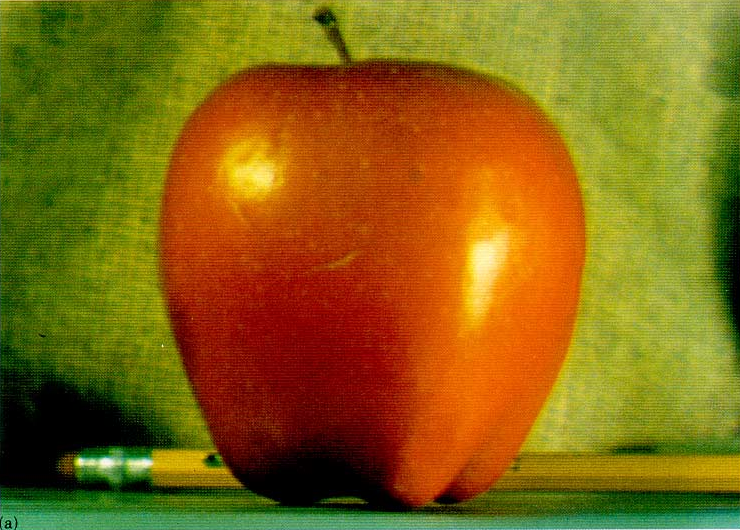
#> input picture Assignment2_images/burt_apple.png, 740 x 530 px, found by its file name
$ jupyter execute Assignment_2.ipynb   (shell and % lines are left out)
#> lines starting #> are read from the running program, lines starting #| are printed output that depends on the picture
<a href="https://colab.research.google.com/github/StevenHolmberg/CSE5683/blob/main/Assignment_2.ipynb" target="_parent"></a>

# Working with videos and images Part 2

### The linear blending operator

The blending between two images can be achieved by the following linear combination:

$$
\begin{align}
	C= \left(1-\alpha\right) I_1 + \alpha I_2,
\end{align}
$$

where $\alpha \in \left[0,1\right]$. For example, for $\alpha=0.5$, the combined image $C$ is a equal mixture of the pixel intensities (or colors) in $I_1$ and $I_2$. As the value of $\alpha$ varies between 0 to 1, the mixture proportions change resulting in a temporal cross-dissolve sequence of images.

We can also use the linear blending operator for combining images weighted by alpha mattes. In this case, the $\alpha$ parameter becomes a map of the same dimension of the dimension of the input images.

The alpha matte map is a scalar map. Each value will be used as a weight of a pixel in  weighted-average of the two images. As a result, the multiplication of the alpha matte by the images needs to be an element-wise multiplication instead of a matrix multiplication. Figure 2 illustrate the blending of images B and F to produce image C.

**Figure 1**: Blending equation shown in matrices (Figure from Szeliski's Book: http://szeliski.org/Book/).

### Sigmoid function as an alpha matte

Sometimes we create the alpha matte synthetically by using functions. For example, the alpha matte in the figure below defines a vertical blending boundary:

**Figure 2**: Alpha mattes with wide feathering (Figure from: https://cs.brown.edu/courses/csci1290/labs/lab_compositing/index.html).

This map created by calculating a sigmoid function over a rectangular grid of the same dimensions of the images to be blended. The canonical equation of the sigmoid function is given by:

$$
\begin{align}
	s\left(x,y\right)= \frac{1}{1+e^{-x}}.
	%\label{sigmoid}
\end{align}
$$

In this canonical form (i.e., the simplest form), the function's inflexion point is at $x=0$. We need to extend the equation to account for a translation to any column in the image matrix and also to smooth the slope a bit so the inflexion transition is less abrupt.

### Sigmoid function with scaling and translation

In the case of the alpha matte in Figure 2, we want to use a form of the sigmoid function that allows for translation and scaling (of the slope). In this way, we can translate the function to the point that we want the blending to take place. With the scaling parameter, we can change the slope of the sigmoid for a smooth transition. This variation of the sigmoid is given by:

$$
\begin{align}
	s\left(x,y\right)= \frac{1}{1+e^{-\gamma \left(x-\epsilon\right)}},
	\label{sigmoidext}
\end{align}
$$

where $\gamma$ is the scale factor controling the slope of the transition region and $\epsilon$ is the translation parameter.

### Task 5: Using linear blending

Apply linear blending to blend the images of the apple and orange (or any other images you choose). You can find images and description of the method here: https://cs.brown.edu/courses/csci1290/labs/lab_compositing/index.html

[cell 1]

import cv2
from matplotlib import pyplot as plt
import numpy as np
from skimage import io
import os
import wget
import glob
from matplotlib import cm

[cell 2]
if not len(glob.glob('./*.png')):
  print('Downloading test data')
  wget.download('https://cs.fit.edu/~eribeiro/teaching/cse5683_new/assignments/workingwithimages/testdata/burt_apple.png')
  wget.download('https://cs.fit.edu/~eribeiro/teaching/cse5683_new/assignments/workingwithimages/testdata/burt_orange.png')

[cell 3]
apple = cv2.cvtColor(cv2.imread("./burt_apple.png"), cv2.COLOR_BGR2RGB)
orange = cv2.cvtColor(cv2.imread("./burt_orange.png"), cv2.COLOR_BGR2RGB)
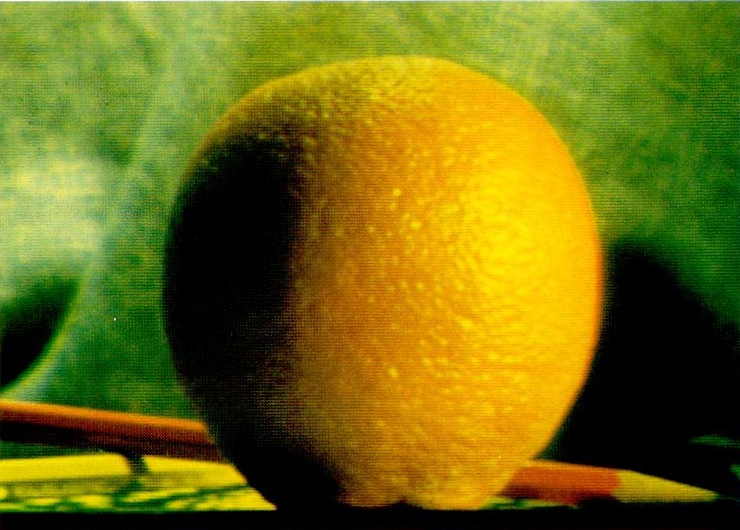
#> input picture Assignment2_images/burt_orange.png, 740 x 530 px, found by its file name

fig, (ax1, ax2) = plt.subplots(1, 2, figsize=(10, 5))
ax1.imshow(apple)
ax2.imshow(orange)
plt.show()
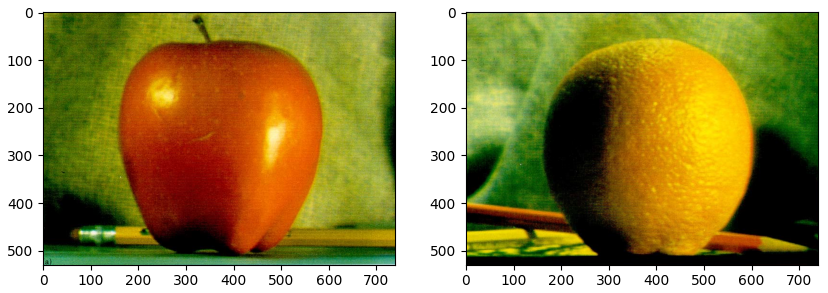
#> figure drawn by matplotlib, 2 panels

[cell 4]
# Getting image dimensions. They are needed for for creating the alpha matte amp.
height, width, nchannels = apple.shape
#> height = 530; width = 740; nchannels = 3

print("Height: ", height)
#| Height:  530
print("Width: ", width)
#| Width:  740
print("Color: ", nchannels)
#| Color:  3

[cell 5]
def sigmoid_funct(x,y,gamma,epsilon):

    sigExp = gamma * (x - epsilon)
    s = 1 / (1 + np.e ** (-sigExp) )

    return s

[cell 6]
X = np.arange(0,width)
#> X = 740 values from 0 to 739
Y = np.arange(0,height)
#> Y = 530 values from 0 to 529
x, y = np.meshgrid( X, Y)

[cell 7]
gamma = .1         # slope
epsilon = width/2  # translation
#> epsilon = 370
s1 = sigmoid_funct(X,y, 0.100, width/2)   # Domain is X, just the 1-D version of the function
#> s1 = 740 values from 8.53e-17 to 1
s2 = sigmoid_funct(X,y, 0.015, width/2)   # Domain is X, just the 1-D version of the function
#> s2 = 740 values from 0.00387 to 0.996
s3 = sigmoid_funct(X,y, 0.010, width/2)   # Domain is X, just the 1-D version of the function

[cell 8]
plt.plot(s1, color='r', label='$\gamma =  0.1, \epsilon = 370$')
plt.plot(s2, color='g', label='$\gamma =  0.015, \epsilon = 370$')
plt.plot(s3, color='b', label='$\gamma =  0.01, \epsilon = 370$')
plt.title('Sigmoid function')
plt.xlabel("x")
plt.ylabel("s")
plt.legend()
plt.show()
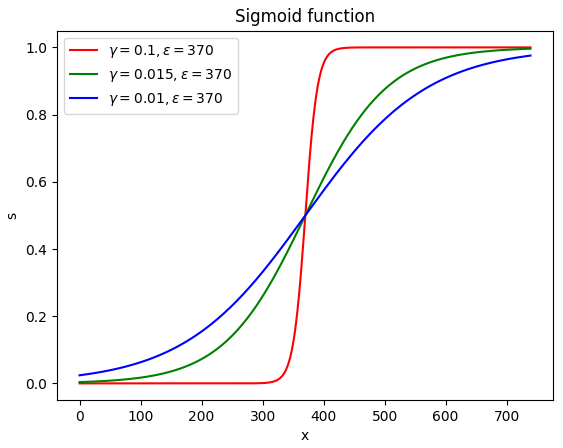
#> figure drawn by matplotlib, 1 panel; curve peaks at x = 738, y = 1; curve peaks at x = 739, y = 0.996; curve peaks at x = 739, y = 0.976

[cell 9]
matte_1 = sigmoid_funct(x,y, 0.100, width/2)
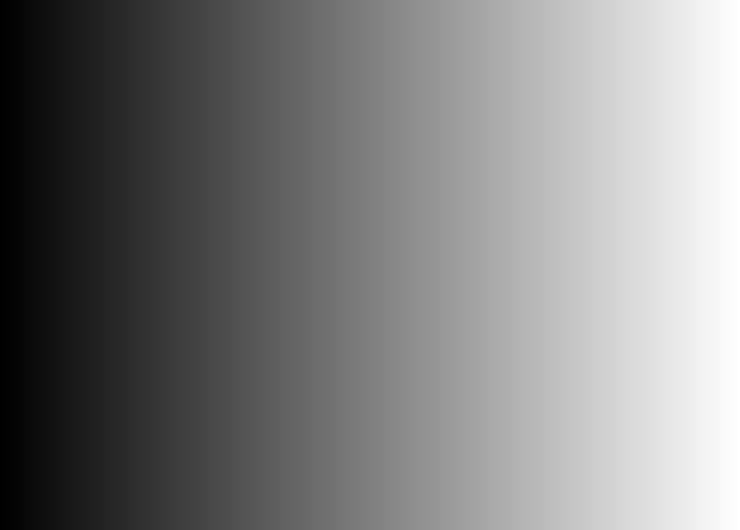
#> x: shape (530, 740) int64; min 0, max 739, mean 369.5; drawn with min black and max white

alpha = np.stack((matte_1,matte_1,matte_1), axis=2)

print(np.shape(alpha))
#| (530, 740, 3)

#plt.imshow(matte_1,cmap='gray')
#plt.show()

[cell 10]
import matplotlib.pyplot as pyplt
import numpy as np
from matplotlib import cm

fig, ax = pyplt.subplots(subplot_kw={"projection": "3d"})


# Plot the surface.
surf = ax.plot_surface(x, y, matte_1, cmap=cm.jet,
                       linewidth=0, antialiased=False)

# Customize the z axis.
ax.set_zlim(-1.01, 1.01)
ax.set_xlabel('x')
ax.set_ylabel('y')
ax.set_zlabel('z')
ax.view_init(elev=20., azim=-120, roll=0)
ax.set_title('2-D Sigmoid function (Alpha Matte)')

pyplt.show()
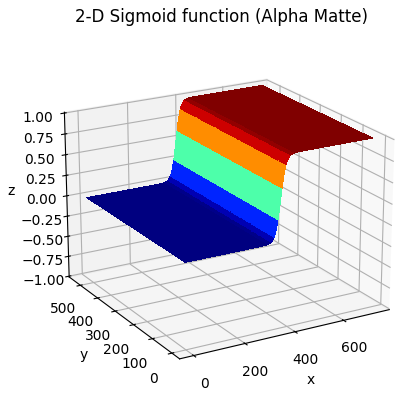
#> figure drawn by matplotlib, 1 panel

[cell 11]
def blendtwoimages(im1, im2, alpha):
    # TODO
    # Alpha map equation

    blended_img = im1 * (1 - alpha) + im2 * (alpha)
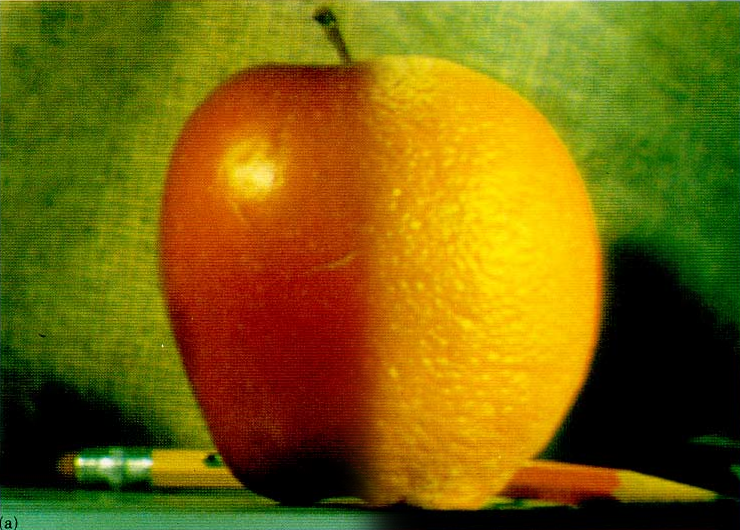
#> blended_img: shape (530, 740, 3) float64; mean R, G, B 121, 100.3, 9.7

    return blended_img    # blended image matrix (float64)

[cell 12]
blended_img = blendtwoimages(apple, orange, alpha)

blended_img = blended_img.astype(np.int32)
plt.imshow(blended_img)

plt.show()

[cell 13]
def sigmoid_funct_2(x, y, gamma, theta):
    # Convert angle to radians
    theta = np.deg2rad(theta)

    # Rotation matrix for rotating coordinates by theta
    R = np.array([[np.cos(theta), -np.sin(theta)],
                  [np.sin(theta),  np.cos(theta)]])

    # Center coordinates around the image center, not the diagonal
    x_centered = x - width / 2
    y_centered = y - height / 2

    # Apply rotation matrix to coordinates (x, y)
    coords = np.stack((x_centered, y_centered), axis=-1)
    rotated_coords = coords @ R.T

    # Get rotated x-coordinate (important for blending direction)
    x_rot = rotated_coords[:, :, 0]

    # Apply sigmoid function to the rotated x coordinates
    sigExp_X = gamma * x_rot

    # Sigmoid function for smooth transition
    s = 1 / (1 + np.exp(-sigExp_X))

    return s

[cell 14]
# Getting image dimensions. They are needed for for creating the alpha matte amp.
height, width, nchannels = apple.shape

X = np.arange(0,width)
Y = np.arange(0,height)
x, y = np.meshgrid( X, Y)

theta = 45
matte_1 = sigmoid_funct_2(x,y, 0.100, theta)

alpha = np.stack((matte_1,matte_1,matte_1), axis=2)

import matplotlib.pyplot as pyplt

fig, ax = pyplt.subplots(subplot_kw={"projection": "3d"})


# Plot the surface.
surf = ax.plot_surface(x, y, matte_1, cmap=cm.jet,
                       linewidth=0, antialiased=False)

# Customize the z axis.
ax.set_zlim(-1.01, 1.01)
ax.set_xlabel('x')
ax.set_ylabel('y')
ax.set_zlabel('z')
ax.view_init(elev=20., azim=-120, roll=0)
ax.set_title('2-D Sigmoid function (Alpha Matte)')

pyplt.show()
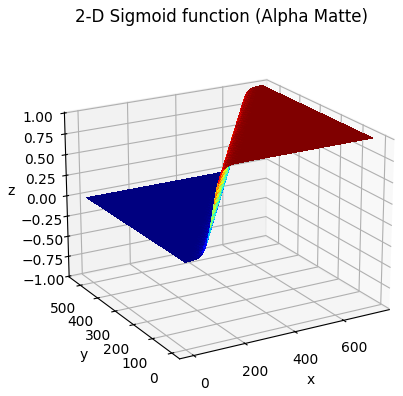
#> figure drawn by matplotlib, 1 panel

blended_img = blendtwoimages(apple, orange, alpha)
#> in blendtwoimages (call 2), `blended_img = im1 * (1 - alpha) + im2 * (alpha)`:
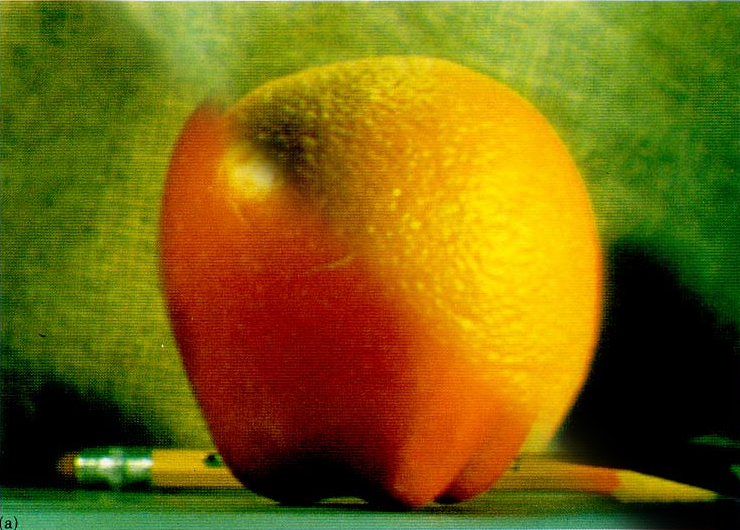
#> blended_img: shape (530, 740, 3) float64; mean R, G, B 118.7, 100.7, 12.4

blended_img = blended_img.astype(np.int32)
plt.imshow(blended_img)
plt.title(f"Blended Image (gamma = {gamma}, theta = {theta} degrees)")
plt.show()
